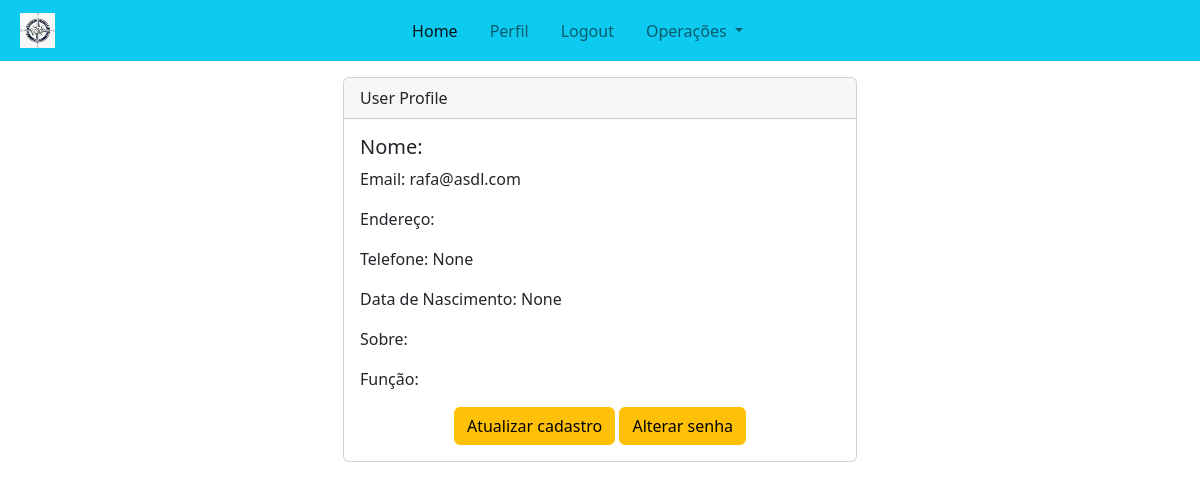
The app's page /user/profile/1 (signed in) with its own data.
### users/models.py (models this page shows, shortened)
class CustomUser(AbstractUser):
    date_of_birth = models.DateField(
        blank=True, null=True, auto_now=False, auto_now_add=False
    )
    address = models.CharField(blank=True, max_length=255)
    phone_number = PhoneNumberField(blank=True, unique=True, region="BR", null=True)
    is_whatsapp = models.BooleanField(blank=True, default=False)
    about = models.TextField(blank=True)
    married_to = models.ForeignKey(
        "self", on_delete=models.SET_NULL, null=True, blank=True, related_name="spouse"
    )
    date_of_marriage = models.DateField(
        blank=True, null=True, auto_now=False, auto_now_add=False
    )
    is_pastor = models.BooleanField(blank=True, default=False)
    is_secretary = models.BooleanField(blank=True, default=False)
    is_treasurer = models.BooleanField(blank=True, default=False)
    class Types(models.TextChoices):
        REGULAR = "REGULAR", "Membro"
        STAFF = "EQUIPE", "Equipe"
        ONLY_WORKER = "TRABALHADOR", "Contratado"
        CONGREGATED = "CONGREGADO", "Congregado"
        SIMPLE_USER = "USUARIO", "Usuário"
    type = models.CharField(
        _("Type"), max_length=50, choices=Types.choices, default=Types.SIMPLE_USER
    )
    def __str__(self):
        return f"{self.first_name} {self.last_name} ({self.username})"

### users/views/user_profile_view.py (the view)
# urls.py: path("profile/<int:pk>", UserProfileView.as_view(), name="user-profile"),
class UserProfileView(PermissionRequiredMixin, DetailView):
    model = CustomUser
    template_name = "users/user_profile.html"
    context_object_name = "user_object"
    permission_required = 'users.view_users'
    def has_permission(self):
        user = self.request.user
        obj = self.get_object()
        if obj == user:
            return True
        return super().has_permission()

### core/core_context_processor.py (called while the page is built)
def context_user_data(request):
    file_path = find("json/church_info.json")
    church_info = {}
    try:
        with open(file_path, "r") as file:
            church_info = json.load(file)
            print("INFO da igreja:", church_info)
    except FileNotFoundError:
        print("Erro: File not found")
    if request.user.is_authenticated:
        user = CustomUser.objects.get(pk=request.user.id)
        print("Processador de contexto funcionando..", user, "Função:", user.type)
        return {
            "user": user,
            "church_info": church_info,
        }
    else:
        return {"church_info": church_info}

### users/templates/users/user_profile.html (shortened to what this page needs)
{% extends 'core/base.html' %}
{% block content %}
<div class="container">
  <div class="row">
    <div class="col-md-6 mx-auto">
      <div class="card m-3">
        <div class="card-header">
          User Profile
        </div>
        <div class="card-body">
      <h5 class="card-title">Nome: {{user.first_name}} {{user.last_name}}</h5>
      <p class="card-text">Email: {{user.email}}</p>
      <p class="card-text">Endereço: {{user.address}}</p>
      <p class="card-text">Telefone: {{user.phone_number}}
      </p>
      <p class="card-text">Data de Nascimento: {{user.date_of_birth}}</p>
      <p class="card-text">Sobre: {{user.about}}</p>
      <p class="card-text ">Função: </p>
      <div class="text-center">
        <a href="{% url 'users:user-profile-update' user.id %}" class="btn btn-warning">Atualizar cadastro</a>
        <a href="{% url 'users:change-user-password' %}" class="btn btn-warning">Alterar senha</a>
      </div>
        </div>
      </div>
    </div>
  </div>
</div>
{% endblock %}

### records on screen
CustomUser: email "rafa@asdl.com", phone_number "None", date_of_birth "None"
